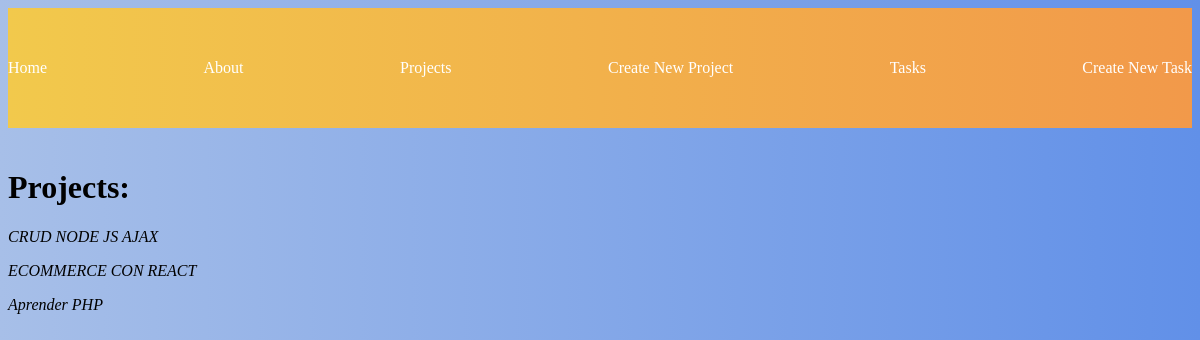
The app's page /api/projects/, older data.
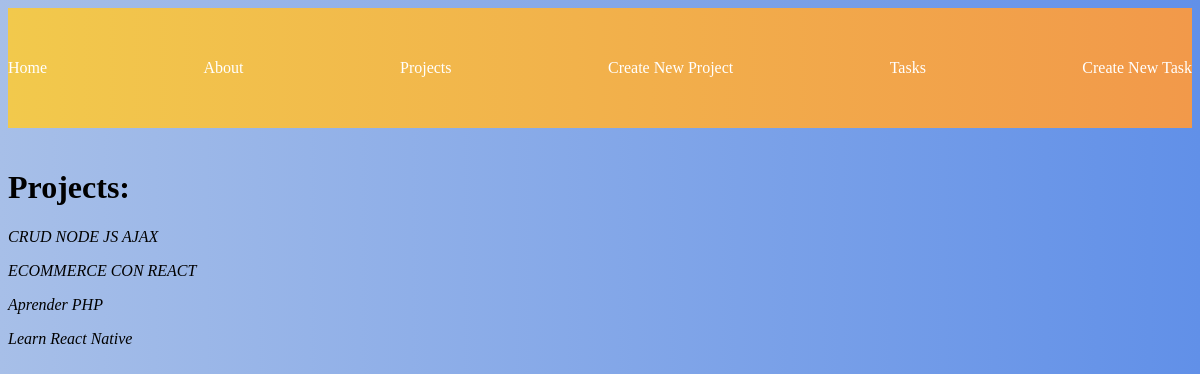
The same page, newer data.
### myapp/models.py (models this page shows, shortened)
class Project( models.Model ):
    name = models.CharField( max_length=200 )

### myapp/views.py (the view)
# urls.py: path( 'projects/', projects ),
def projects( request ): #http://127.0.0.1:8000/api/projects/
    projectsData = Project.objects.all()
    response: dict = { "status": 200, "projects": projectsData}
    return render( request, 'projects/projects.html', { 'data': response })

### myapp/templates/projects/projects.html
{% extends '../views/header.html' %}
{% block content %}
    <h1>Projects:</h1>
    {% for project in data.projects %}
        <p>
            <i>
                {{ project.name }}
            </i>
        </p>
    {% endfor %}
{% endblock %}

Row changes from the older to the newer data that the page shows:
added Project: name "Learn React Native"
